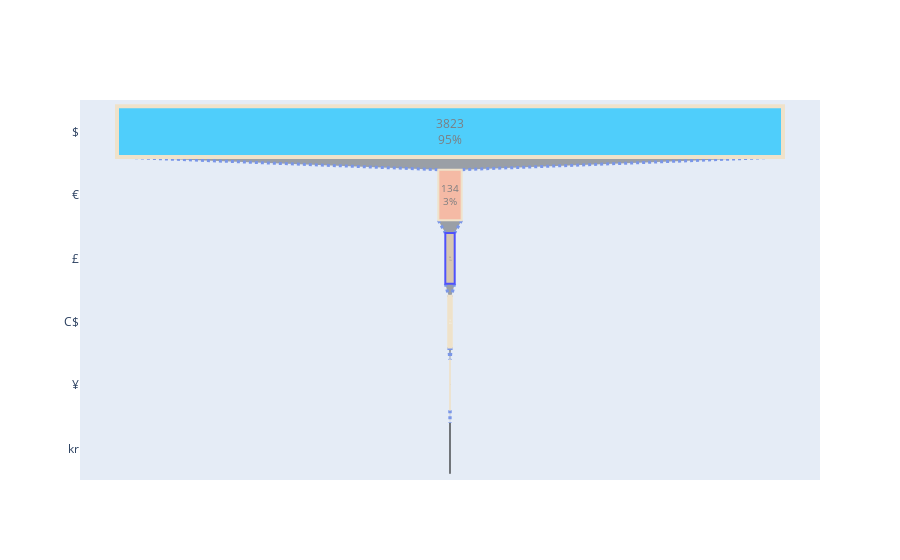

This figure's notebook cell:
### Code cell
fig_companies_currencies= qr.co_curr(df_count)

### Figure 1 — Plotly figure (JSON) as saved in the notebook; plotly's stock layout.template omitted (floating-point values rounded to 4 significant figures)
{"data": [{"connector": {"line": {"color": "royalblue", "dash": "dot", "width": 3}}, "marker": {"color": ["deepskyblue", "lightsalmon", "tan", "teal", "silver"], "line": {"color": ["wheat", "wheat", "blue", "wheat", "wheat"], "width": [4, 2, 2, 3, 1, 1]}}, "opacity": 0.65, "textinfo": "value+percent total", "textposition": "inside", "type": "funnel", "x": [3823, 134, 54, 15, 3, 1], "y": ["$", "€", "£", "C$", "¥", "kr"]}], "layout": {}}
